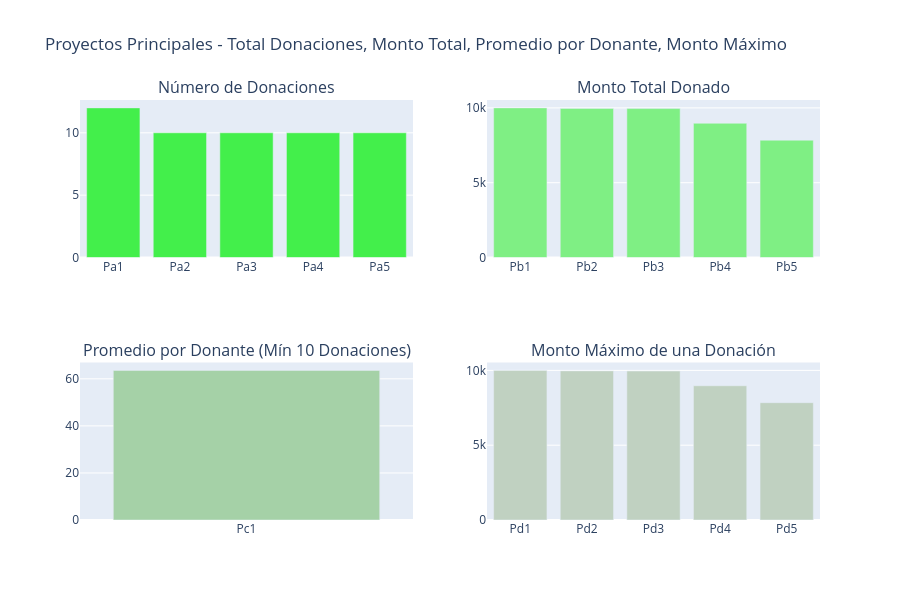

Write notebook code for a chart like this one.
### Markdown cell above
Ha habido un total de **4,687,884 donaciones** hasta abril de 2018 en DonorsChoose. El monto más alto donado es de **60,000 USD**, realizado en 2013. Solo **6 donaciones son mayores a 20,000 USD**, mientras que solo **61 pagos son mayores a 10,000 USD**. La mayoría de los pagos (aproximadamente el **83%** de todas las donaciones) son **menores a 100 USD**. Hay 350 pagos que son menores a 1 USD -> una cantidad pequeña, pero que aun así puede hacer la diferencia. Hasta abril de 2018, DonorsChoose ha recaudado una cantidad total colosal de **284,408,243 USD** a través de su plataforma. El monto promedio de donación en DonorsChoose es de 60 USD. Veamos los detalles de los donantes y proyectos relacionados con estas donaciones en las siguientes secciones. 

## <a id="3.2"> 3.2 Proyectos y sus donaciones </a>

Identifiquemos los proyectos principales y los valores de sus atributos relacionados: 

- 3.2.1 Proyectos con el mayor número de donantes 
- 3.2.2 Proyectos con los mayores montos totales financiados 
- 3.2.3 Proyectos con los mayores montos promedio por donante 
- 3.2.4 Proyectos con el mayor monto único donado

### Code cell
import plotly.graph_objs as go
from plotly import tools
from plotly.offline import iplot

# Calcular estadísticas por proyecto
tempdf = donations_df.groupby('Project ID').agg({
    'Project ID': 'count', 
    'Donation Amount': 'sum'
}).rename(columns={
    'Project ID': "Total Donations", 
    'Donation Amount': "Total Amount"
}).reset_index()

tempdf['Average Donation Amount'] = tempdf['Total Amount'] / tempdf['Total Donations']

# Top 5 proyectos por número de donaciones
tempdf1 = tempdf.sort_values(by=['Total Donations'], ascending=[False])
x = tempdf1.head(5)['Project ID']
x = ["Pa"+str(i+1) for i in range(len(x))]
y = tempdf1.head(5)['Total Donations']
tr1 = go.Bar(x=x, y=y, marker=dict(color='#43ef4b'))

# Top 5 proyectos por monto total
tempdf1 = tempdf.sort_values(by=['Total Amount'], ascending=[False])
x = tempdf1.head(5)['Project ID']
x = ["Pb"+str(i+1) for i in range(len(x))]
y = tempdf1.head(5)['Total Amount']
tr2 = go.Bar(x=x, y=y, marker=dict(color='#7fef84'))

# Top 5 proyectos por promedio (con mínimo 10 donaciones)
tempdf1 = tempdf.sort_values(by=['Average Donation Amount'], ascending=[False])
x = tempdf1[tempdf1['Total Donations'] > 10].head(5)['Project ID']
x = ["Pc"+str(i+1) for i in range(len(x))]
y = tempdf1[tempdf1['Total Donations'] > 10].head(5)['Average Donation Amount']
tr3 = go.Bar(x=x, y=y, marker=dict(color='#a5d1a7'))

# Top 5 proyectos por donación máxima
tempdf = donations_df.groupby('Project ID').agg({
    'Project ID': 'count', 
    'Donation Amount': 'max'
}).rename(columns={
    'Project ID': "Total Donations", 
    'Donation Amount': "Maximum Donations"
}).reset_index()

tempdf1 = tempdf.sort_values(by=['Maximum Donations'], ascending=[False])
x = tempdf1.head(5)['Project ID']
x = ["Pd"+str(i+1) for i in range(len(x))]
y = tempdf1.head(5)['Maximum Donations']
tr4 = go.Bar(x=x, y=y, marker=dict(color='#c0d1c1'))

# Crear subplots con títulos en español
fig = tools.make_subplots(
    rows=2, 
    cols=2, 
    print_grid=False, 
    subplot_titles=[
        'Número de Donaciones',
        'Monto Total Donado',
        'Promedio por Donante (Mín 10 Donaciones)',
        'Monto Máximo de una Donación'
    ]
)

fig.append_trace(tr1, 1, 1)
fig.append_trace(tr2, 1, 2)
fig.append_trace(tr3, 2, 1)
fig.append_trace(tr4, 2, 2)

# Actualizar layout con título en español
fig['layout'].update(
    height=600, 
    showlegend=False, 
    title='Proyectos Principales - Total Donaciones, Monto Total, Promedio por Donante, Monto Máximo'
)

iplot(fig)

### Figure 1 — Plotly figure (JSON) as saved in the notebook; plotly's stock layout.template omitted (floating-point values rounded to 4 significant figures)
{"data": [{"marker": {"color": "#43ef4b"}, "type": "bar", "x": ["Pa1", "Pa2", "Pa3", "Pa4", "Pa5"], "xaxis": "x", "y": [12, 10, 10, 10, 10], "yaxis": "y"}, {"marker": {"color": "#7fef84"}, "type": "bar", "x": ["Pb1", "Pb2", "Pb3", "Pb4", "Pb5"], "xaxis": "x2", "y": [10000.0, 9965.0, 9954.0, 8973.0, 7840.0], "yaxis": "y2"}, {"marker": {"color": "#a5d1a7"}, "type": "bar", "x": ["Pc1"], "xaxis": "x3", "y": [63.58], "yaxis": "y3"}, {"marker": {"color": "#c0d1c1"}, "type": "bar", "x": ["Pd1", "Pd2", "Pd3", "Pd4", "Pd5"], "xaxis": "x4", "y": [10000.0, 9965.0, 9954.0, 8973.0, 7840.0], "yaxis": "y4"}], "layout": {"annotations": [{"font": {"size": 16}, "showarrow": false, "text": "Número de Donaciones", "x": 0.225, "xanchor": "center", "xref": "paper", "y": 1, "yanchor": "bottom", "yref": "paper"}, {"font": {"size": 16}, "showarrow": false, "text": "Monto Total Donado", "x": 0.775, "xanchor": "center", "xref": "paper", "y": 1, "yanchor": "bottom", "yref": "paper"}, {"font": {"size": 16}, "showarrow": false, "text": "Promedio por Donante (Mín 10 Donaciones)", "x": 0.225, "xanchor": "center", "xref": "paper", "y": 0.375, "yanchor": "bottom", "yref": "paper"}, {"font": {"size": 16}, "showarrow": false, "text": "Monto Máximo de una Donación", "x": 0.775, "xanchor": "center", "xref": "paper", "y": 0.375, "yanchor": "bottom", "yref": "paper"}], "height": 600, "showlegend": false, "title": {"text": "Proyectos Principales - Total Donaciones, Monto Total, Promedio por Donante, Monto Máximo"}, "xaxis": {"anchor": "y", "domain": [0, 0.45]}, "xaxis2": {"anchor": "y2", "domain": [0.55, 1]}, "xaxis3": {"anchor": "y3", "domain": [0, 0.45]}, "xaxis4": {"anchor": "y4", "domain": [0.55, 1]}, "yaxis": {"anchor": "x", "domain": [0.625, 1]}, "yaxis2": {"anchor": "x2", "domain": [0.625, 1]}, "yaxis3": {"anchor": "x3", "domain": [0, 0.375]}, "yaxis4": {"anchor": "x4", "domain": [0, 0.375]}}}
